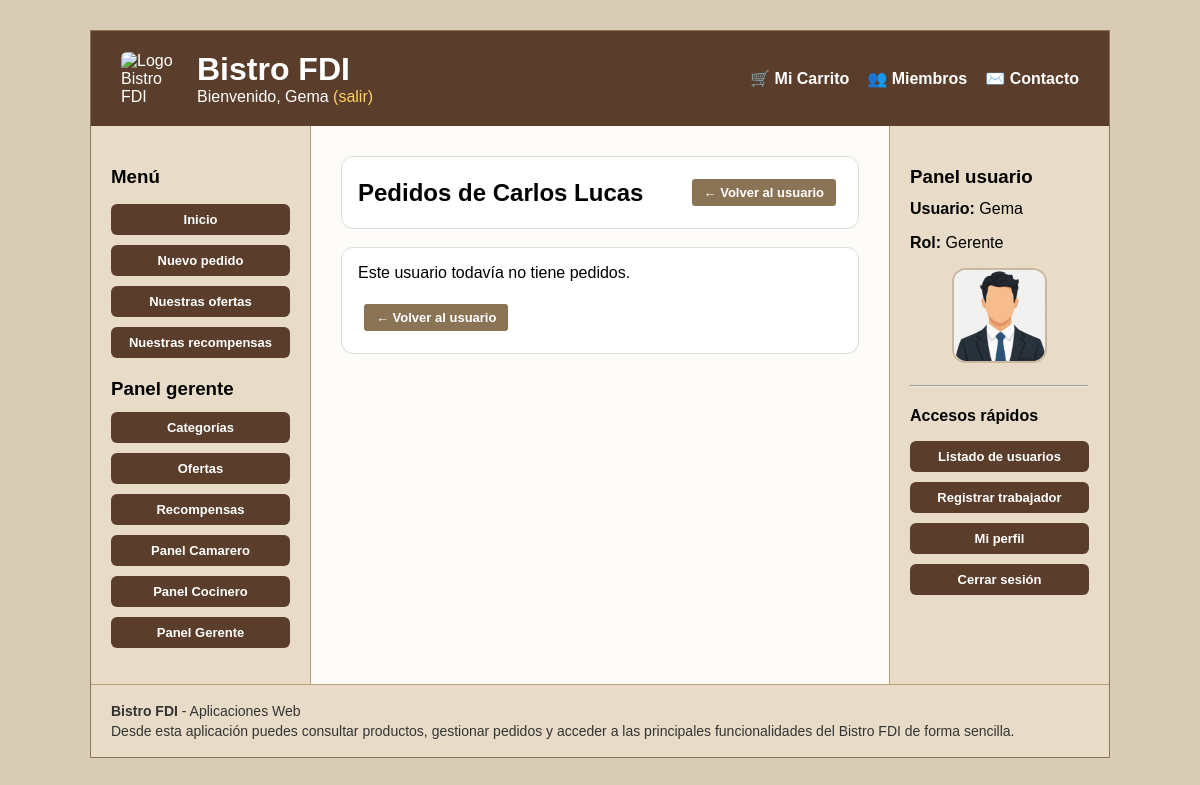
The app's page /vistas/pedidos/listarPedidosCliente.php?usuario_id=2 (signed in) with its own data.
### tables this page shows
CREATE TABLE IF NOT EXISTS `usuarios` (
    `id` INT AUTO_INCREMENT PRIMARY KEY,
    `username` VARCHAR(100) NOT NULL UNIQUE,
    `email` VARCHAR(150) NOT NULL UNIQUE,
    `nombre` VARCHAR(100) NOT NULL,
    `apellidos` VARCHAR(100) NOT NULL,
    `password_hash` VARCHAR(255) NOT NULL,
    `rol` ENUM('cliente', 'camarero', 'cocinero', 'gerente') NOT NULL DEFAULT 'cliente',
    `avatar_tipo` ENUM('default', 'preset', 'custom') NOT NULL DEFAULT 'default',
    `avatar_valor` VARCHAR(255) DEFAULT NULL,
    `activo` TINYINT(1) NOT NULL DEFAULT 1,
    `deleted_at` TIMESTAMP NULL DEFAULT NULL,
    `created_at` TIMESTAMP DEFAULT CURRENT_TIMESTAMP,
    `updated_at` TIMESTAMP DEFAULT CURRENT_TIMESTAMP ON UPDATE CURRENT_TIMESTAMP,
    `bistrocoins` INT NOT NULL DEFAULT 0
);

### entities/Usuario.php (called while the page is built, shortened)
<?php
class Usuario {
    private $id;
    private $nombre;
    private $apellidos;
    private $rol;
    private $avatar_url;
    private $activo;
    public function __construct(int $id, string $username, string $email, string $nombre, string $apellidos,
                                string $password_hash, string $rol, string $avatar_tipo, ?string $avatar_valor,
                                string $avatar_url, int $activo, string $updated_at, int $bistrocoins = 0) {
        $this->id = $id;
        $this->nombre = $nombre;
        $this->apellidos = $apellidos;
        $this->rol = $rol;
        $this->avatar_url = $avatar_url;
        $this->activo = $activo;
    }
    public function getId(): int { return $this->id; }
    public function getNombre(): string { return $this->nombre; }
    public function getRol(): string { return $this->rol; }
    public function getAvatarUrl(): string { return $this->avatar_url; }
    public function isActivo(): bool { return $this->activo === 1; }
    public function getNombreCompleto(): string { return $this->nombre . ' ' . $this->apellidos; }
}

### includes/UsuarioDAO.php (called while the page is built, shortened)
<?php
require_once __DIR__ . '/../entities/Usuario.php';
require_once __DIR__ . '/util.php';
class UsuarioDAO {
    public static function avatar_presets(): array {
        return [
            'preset_chef' => ['label' => 'Opcion 1', 'path' => RUTA_APP . '/img/avatares/cocinero.png'],
            'preset_waiter' => ['label' => 'Opcion 2', 'path' => RUTA_APP . '/img/avatares/camarero.png'],
            'preset_manager' => ['label' => 'Opcion 3', 'path' => RUTA_APP . '/img/avatares/gerente.png'],
        ];
    }
    public static function role_priority(string $role): int {
        return match ($role) {
            'cliente' => 1,
            'camarero' => 2,
            'cocinero' => 3,
            'gerente' => 4,
            default => 0,
        };
    }
    private static function row_to_usuario(array $row): Usuario {
        $row['avatar_url'] = self::user_row_to_avatar_url($row);
        return new Usuario(
            (int)$row['id'],
            $row['username'],
            $row['email'],
            $row['nombre'],
            $row['apellidos'],
            $row['password_hash'],
            $row['rol'] ?? 'cliente',
            $row['avatar_tipo'] ?? 'default',
            $row['avatar_valor'] ?? null,
            $row['avatar_url'],
            (int)$row['activo'],
            $row['updated_at'] ?? '',
            (int)($row['bistrocoins'] ?? 0)
        );
    }
    private static function user_row_to_avatar_url(array $row): string {
        $tipo = (string)($row['avatar_tipo'] ?? 'default');
        $valor = (string)($row['avatar_valor'] ?? '');
        if ($tipo === 'preset') {
            $presets = self::avatar_presets();
            if (isset($presets[$valor])) {
                return $presets[$valor]['path'];
            }
        }
        return self::default_avatar();
    }
    public static function user_find_by_id(int $id, bool $includeInactive = true): ?Usuario {
        $conn = crearConexion();
        $sql = $includeInactive
            ? "SELECT * FROM usuarios WHERE id = ? LIMIT 1"
            : "SELECT * FROM usuarios WHERE id = ? AND activo = 1 LIMIT 1";
        $stmt = $conn->prepare($sql);
        $stmt->bind_param("i", $id);
        $stmt->execute();
        $result = $stmt->get_result();
        $row = $result->fetch_assoc();
        return $row ? self::row_to_usuario($row) : null;
    }
}

### includes/auth.php (called while the page is built, shortened)
<?php
require_once __DIR__ . '/UsuarioDAO.php';
function current_user(): ?Usuario {
    $id = (int)$_SESSION['user_id'];
    $user = UsuarioDAO::user_find_by_id($id);
    return $user;
}
function require_login(): Usuario {
    $user = current_user();
    return $user;
}
function user_has_role(Usuario $user, string $minRole): bool {
    return UsuarioDAO::role_priority($user->getRol()) >= UsuarioDAO::role_priority($minRole);
}
        ?>

### includes/util.php (called while the page is built, shortened)
<?php
function escaparHtml(?string $value): string
{
    return htmlspecialchars((string) $value, ENT_QUOTES | ENT_SUBSTITUTE, 'UTF-8');
}

### vistas/pedidos/listarPedidosCliente.php (the view, shortened to what this page needs)
<?php
require_once __DIR__ . '/../../includes/auth.php';
require_once __DIR__ . '/../../includes/util.php';
require_once __DIR__ . '/../../includes/UsuarioDAO.php';
$user = require_login();
$usuarioIdConsulta = isset($_GET['usuario_id']) ? (int)$_GET['usuario_id'] : (int)$user->getId();
$usuarioConsulta = UsuarioDAO::user_find_by_id($usuarioIdConsulta);
$pedidos = PedidoService::getPedidosDeUsuario($usuarioIdConsulta);
$esGerenteConsultando = $usuarioIdConsulta !== (int)$user->getId();
?>
<main>
  <div class="panel">
    <div class="actions-inline flex-between">
      <h2 class="m-0">
        <?= $esGerenteConsultando ? 'Pedidos de ' . escaparHtml($usuarioConsulta->getNombreCompleto()) : 'Mis pedidos' ?>
      </h2>
      <div class="actions-inline">
        <?php if (user_has_role($user, 'gerente')): ?>
          <a href="../usuarios/usuario_ver.php?id=<?= $usuarioIdConsulta ?>" class="btn">← Volver al usuario</a>
        <?php endif; ?>
      </div>
    </div>
  </div>
  <?php if (empty($pedidos)): ?>
    <div class="panel">
      <p><?= $esGerenteConsultando ? 'Este usuario todavía no tiene pedidos.' : 'Todavía no tienes pedidos.' ?></p>
      <?php if (user_has_role($user, 'gerente')): ?>
        <a href="../usuarios/usuario_ver.php?id=<?= $usuarioIdConsulta ?>" class="btn">← Volver al usuario</a>
      <?php endif; ?>
    </div>
  <?php endif; ?>
</main>
<?php
require __DIR__ . '/../../includes/plantilla.php';
?>

### cabecera.php (shortened to what this page needs)
<?php
require_once __DIR__ . '/includes/auth.php';
function mostrarSaludo(): string {
    $user = current_user();
    if ($user) {
        $nombre = $user->getNombre() ?: $user->getUsername();
        return "Bienvenido, " . htmlspecialchars($nombre) .
            " <a href='" . RUTA_APP . "/scripts/usuarios/logout.php'>(salir)</a>";
    }
    return "Usuario desconocido. <a href='" . RUTA_APP . "/vistas/usuarios/acceso.php#login'>Login</a>";
}
?>
<div class="cabecera-superior">
    <div class="cabecera-brand">
        <img src="<?= RUTA_APP ?>/img/logo_personalizado.png" alt="Logo Bistro FDI" class="logo-cabecera">
        <div>
            <h1>Bistro FDI</h1>
            <div class="saludo"><?= mostrarSaludo(); ?></div>
        </div>
    </div>
    <nav class="menu-principal">
        <ul>
            <?php if (current_user()): ?>
                <li><a href="<?= RUTA_APP ?>/vistas/pedidos/carrito.php">🛒 Mi Carrito</a></li>
            <?php endif; ?>
            <li><a href="<?= RUTA_APP ?>/miembros.php">👥 Miembros</a></li>
            <li><a href="<?= RUTA_APP ?>/contacto.php">✉️ Contacto</a></li>
        </ul>
    </nav>
</div>

### sideBarIzq.php
<?php
$user = function_exists('current_user') ? current_user() : null;
?>
<nav aria-label="Navegación principal">
    <h3>Menú</h3>
    <ul class="menu-izq">
        <li><a href="<?= RUTA_APP ?>/index.php">Inicio</a></li>
        <li><a href="<?= RUTA_APP ?>/vistas/pedidos/elegirTipo.php">Nuevo pedido</a></li>
        <li><a href="<?= RUTA_APP ?>/vistas/ofertas/ofertaCliente.php">Nuestras ofertas</a></li>
        <li><a href="<?= RUTA_APP ?>/vistas/recompensas/recompensaCliente.php">Nuestras recompensas</a></li>
        <?php if ($user): ?>
            <?php if ($user->getRol() !== 'cliente'): ?>
                <h3>Panel <?= htmlspecialchars($user->getRol()) ?></h3>
            <?php endif; ?>
            <?php if ($user->getRol() === 'gerente'): ?>
                <li><a href="<?= RUTA_APP ?>/vistas/categorias/categoriasList.php">Categorías</a></li>
                <li><a href="<?= RUTA_APP ?>/vistas/ofertas/listarOfertas.php">Ofertas</a></li>
                <li><a href="<?= RUTA_APP ?>/vistas/recompensas/listarRecompensas.php">Recompensas</a></li>
            <?php endif; ?>
            <?php if ($user->getRol() === 'camarero' || $user->getRol() === 'gerente'): ?>
                <li><a href="<?= RUTA_APP ?>/vistas/pedidos/gestionCamarero.php">Panel Camarero</a></li>
            <?php endif; ?>
            <?php if ($user->getRol() === 'cocinero' || $user->getRol() === 'gerente'): ?>
                <li><a href="<?= RUTA_APP ?>/vistas/preparacion_pedidos/panel_cocinero.php">Panel Cocinero</a></li>
            <?php endif; ?>
            <?php if ($user->getRol() === 'gerente'): ?>
                <li><a href="<?= RUTA_APP ?>/vistas/preparacion_pedidos/panel_gerente.php">Panel Gerente</a></li>
            <?php endif; ?>
        <?php endif; ?>
    </ul>
</nav>

### sideBarDer.php
<?php
require_once __DIR__ . '/includes/auth.php';
require_once __DIR__ . '/includes/util.php';
$user = current_user();
$nombre = $user ? $user->getNombre() : 'Invitado';
$rol = $user ? $user->getRol() : 'No autenticado';
$avatarSrc = $user ? $user->getAvatarUrl() : '';
?>
<section class="panel-usuario-sidebar">
    <h3>Panel usuario</h3>
    <p><strong>Usuario:</strong> <?= escaparHtml($nombre) ?></p>
    <p><strong>Rol:</strong> <?= escaparHtml(ucfirst($rol)) ?></p>
    <?php if ($user): ?>
        <div class="sidebar-avatar-box">
            <img src="<?= escaparHtml($avatarSrc) ?>"
                 alt="Foto de perfil de <?= escaparHtml($nombre) ?>"
                 class="sidebar-avatar">
        </div>
    <?php endif; ?>
    <hr>
    <nav aria-label="Accesos rápidos del usuario">
        <h4>Accesos rápidos</h4>
        <ul class="menu-izq">
            <?php if ($user && $user->getRol() === 'gerente'): ?>
                <li><a href="<?= RUTA_APP ?>/vistas/usuarios/usuarios.php">Listado de usuarios</a></li>
                <li><a href="<?= RUTA_APP ?>/vistas/usuarios/usuario_form.php?modo=crear">Registrar trabajador</a></li>
                <li><a href="<?= RUTA_APP ?>/vistas/usuarios/perfil.php">Mi perfil</a></li>
                <li><a href="<?= RUTA_APP ?>/scripts/usuarios/logout.php">Cerrar sesión</a></li>
            <?php elseif ($user): ?>
                <li><a href="<?= RUTA_APP ?>/vistas/usuarios/perfil.php">Mi perfil</a></li>
                <li><a href="<?= RUTA_APP ?>/scripts/usuarios/logout.php">Cerrar sesión</a></li>
            <?php else: ?>
                <li><a href="<?= RUTA_APP ?>/vistas/usuarios/acceso.php#login">Iniciar sesión</a></li>
                <li><a href="<?= RUTA_APP ?>/vistas/usuarios/registro.php">Registrarse</a></li>
            <?php endif; ?>
        </ul>
    </nav>
</section>

### CSS/estilo.css (style rules this page uses)
*, *::before, *::after { box-sizing: border-box; }
html, body { overflow-x: hidden; }
body { margin: 0; padding: 0; background-color: #d9ccb7; font-family: Arial, sans-serif; }
main { width: 100%; max-width: 100%; min-width: 0; }
h1 { margin-bottom: 20px; }
h2 { margin: 0 0 16px 0; }
h3 { margin: 20px 0 12px 0; }
h4 { margin: 20px 0 12px 0; }
p { margin: 0 0 16px 0; }
.cabecera-superior { display: flex; justify-content: space-between; align-items: center; gap: 30px; flex-wrap: wrap; }
.cabecera-brand { display: flex; align-items: center; gap: 16px; min-width: 0; }
.logo-cabecera { width: 60px; height: auto; border-radius: 6px; flex-shrink: 0; }
.cabecera-brand h1 { margin: 0; font-size: 2rem; }
.saludo a { color: #ffd166; text-decoration: none; }
.menu-principal ul { list-style: none; display: flex; gap: 18px; margin: 0; padding: 0; flex-wrap: wrap; }
.menu-principal a { color: white; text-decoration: none; font-weight: bold; }
.menu-izq { list-style: none; padding: 0; }
.menu-izq li { margin-bottom: 10px; }
.menu-izq a, #sidebar-der ul a { display: block; padding: 8px 10px; background-color: #5a3e2b; color: white; text-decoration: none; border-radius: 6px; font-weight: bold; font-size: 13px; text-align: center; }
#sidebar-der ul { list-style: none; padding: 0; }
#sidebar-der li { margin-bottom: 10px; }
.btn { display: inline-block; padding: 6px 12px; margin: 6px; font-size: 13px; text-decoration: none; border-radius: 3px; color: white; background-color: #8b7355; font-weight: bold; white-space: normal; text-align: center; }
.panel { border: 1px solid #ddd; border-radius: 12px; background: #fff; padding: 16px; margin-bottom: 18px; width: 100%; max-width: 100%; overflow-x: auto; min-width: 0; }
.panel h2, .panel h3 { margin-top: 0; }
.actions-inline { display: flex; gap: 8px; flex-wrap: wrap; align-items: center; }
.m-0 { margin: 0; }
.flex-between { display: flex; justify-content: space-between; align-items: center; }
.sidebar-avatar-box { margin: 14px 0 18px; text-align: center; }
.sidebar-avatar { width: 95px; height: 95px; border-radius: 14px; object-fit: cover; border: 2px solid #c9b89d; background: #fff; display: inline-block; }

### records on screen
usuarios: nombre "Gema", rol "gerente", rol "Gerente"
usuarios: escaparHtml($usuarioConsulta->getNombreCompleto()) "Carlos Lucas"
